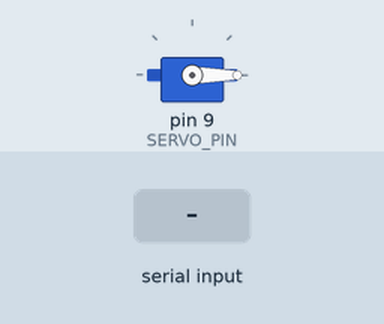
This sketch was run on a simulated Arduino Uno, built with avr-gcc and run on an emulated ATmega328P. On the bench: servo. The inputs (shaded band) are chosen by the test bench.

Above: at 1.2 s.
1.3 s: "L" received over Serial
At 1.6 s:
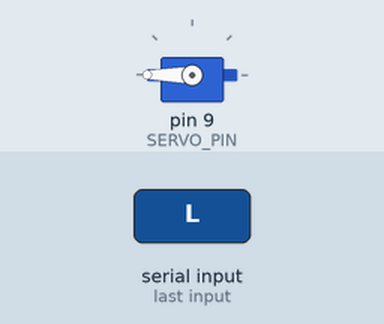
2.8 s: "U" received over Serial
At 4.0 s:
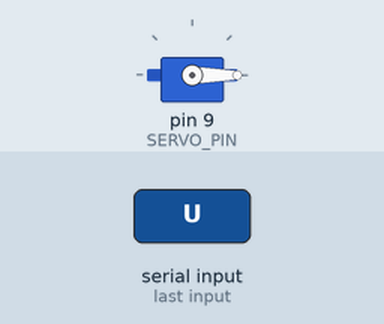
Timing chart, 0 to 5.8 s (numbered marks = the images above; inputs shaded):
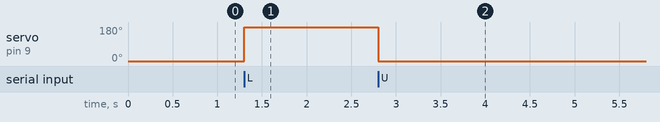

Measured:
- after the input at 1.3 s, servo on pin 9 (SERVO_PIN): 0° → 180° at once
- after the input at 2.8 s, servo on pin 9 (SERVO_PIN): 180° → 0° at once

The sketch:

lockdown_protocol.ino
```cpp
/*
 * Lockdown Protocol - Door Lock Mechanism Controller
 * ===================================================
 *
 * This firmware controls a servo motor attached to door hinges for
 * active suspect containment. When a theft is detected by the vision
 * system, it receives a lockdown signal and immediately locks the door.
 *
 * Hardware:
 * - Arduino (Uno, Nano, or similar)
 * - Servo motor (e.g., SG90, MG996R)
 * - External power supply for servo (recommended for high-torque servos)
 *
 * Wiring:
 * - Servo signal wire -> Pin 9
 * - Servo power -> 5V or external power
 * - Servo ground -> GND
 *
 * Serial Protocol:
 * - Baud rate: 9600
 * - Command 'L': Trigger lockdown (close/lock door)
 * - Command 'U': Unlock door (return to open position)
 *
 * Author: Safetronics
 */

#include <Servo.h>

// Pin configuration
const int SERVO_PIN = 9;

// Servo position constants (degrees)
const int POSITION_OPEN = 0;      // Door open/unlocked position
const int POSITION_LOCKED = 180;  // Door closed/locked position

// State tracking
enum DoorState {
  STATE_OPEN,
  STATE_LOCKED
};

// Global objects
Servo doorServo;
DoorState currentState = STATE_OPEN;

void setup() {
  // Initialize serial communication at 9600 baud
  Serial.begin(9600);

  // Attach servo to pin
  doorServo.attach(SERVO_PIN);

  // Initialize to open position (idle state)
  doorServo.write(POSITION_OPEN);
  currentState = STATE_OPEN;
}

void loop() {
  // Check for incoming serial data
  if (Serial.available() > 0) {
    char command = Serial.read();

    // Process command immediately - no delay in actuation path
    if (command == 'L') {
      // Lockdown command received - close door immediately
      if (currentState != STATE_LOCKED) {
        doorServo.write(POSITION_LOCKED);
        currentState = STATE_LOCKED;
      }
    }
    else if (command == 'U') {
      // Unlock command received - open door
      if (currentState != STATE_OPEN) {
        doorServo.write(POSITION_OPEN);
        currentState = STATE_OPEN;
      }
    }

    // Clear any remaining characters in the serial buffer
    // to prevent processing stale or noise data
    while (Serial.available() > 0) {
      Serial.read();
    }
  }
}
```
